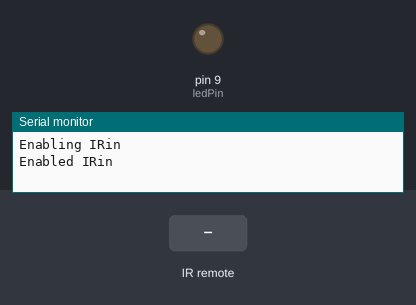
The sketch below on a simulated Arduino Uno, built with avr-gcc and run on an emulated ATmega328P. Shown: output pins drawn as LEDs (lit = HIGH), the last lines printed to the serial monitor. The inputs (shaded band) are chosen by the test bench.

Above: at 1.2 s.
1.3 s: infrared code 0x1FE58A7 received
At 1.9 s:
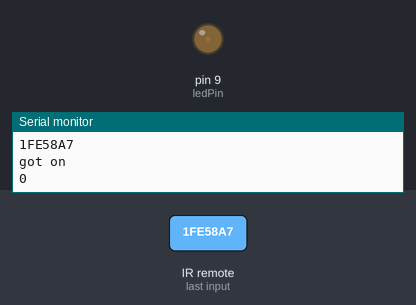
2.8 s: infrared code 0x1FEA05F received
At 3.2 s:
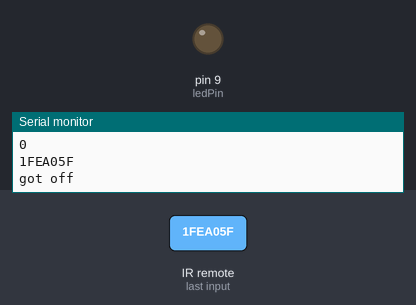
4.3 s: infrared code 0x1FEA05F received
At 5.6 s:
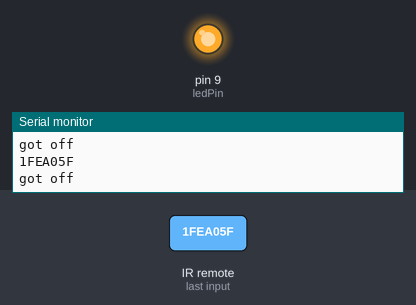
Timing chart, 0 to 7.3 s (numbered marks = the images above; inputs shaded):
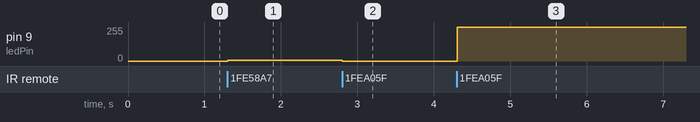

The sketch:

IRrecvDecodeAnalogout.ino
```cpp
/*
   IRremote: modified from IRrecvDemo - demonstrates receiving IR codes with IRrecv
   uses the decoded button presses to raise and lower the brightness of an LED
   An IR detector/demodulator must be connected to the input RECV_PIN.

*/

#include <IRremote.h>

// IR receiver connected to this pin
int RECV_PIN = 11;
// global to keep track of brightness
int brightness = 0;
// IRrecv object
IRrecv irrecv(RECV_PIN);
// decode_results object
decode_results results;

// PWM output pin
int ledPin = 9;

void setup()
{
  Serial.begin(9600);
  // In case the interrupt driver crashes on setup, give a clue
  // to the user what's going on.
  Serial.println("Enabling IRin");
  irrecv.enableIRIn(); // Start the receiver
  Serial.println("Enabled IRin");

  pinMode(ledPin, OUTPUT);
}

void loop() {
  if (irrecv.decode(&results)) {
    Serial.println(results.value, HEX);

    if (results.value == 0x1FE58A7) //if the button press equals the hex value 0x.......
    {
      //do something useful here
      Serial.println("got on");
      Serial.println(brightness);
      analogWrite(ledPin, brightness+=5); // TODO: constrain the output to valid range 0:255
    }
    else if (results.value == 0x1FEA05F) {
      Serial.println("got off");
      analogWrite(ledPin, brightness-=5);
    }


    irrecv.resume(); // Receive the next value
  }
  delay(100);
}
```

Measured:
- after the input at 1.3 s, pin 9 (ledPin): 0/255 → 5/255 at once
- after the input at 2.8 s, pin 9 (ledPin): 5/255 → 0/255 at once
- after the input at 4.3 s, pin 9 (ledPin): 0/255 → 255/255 at once
